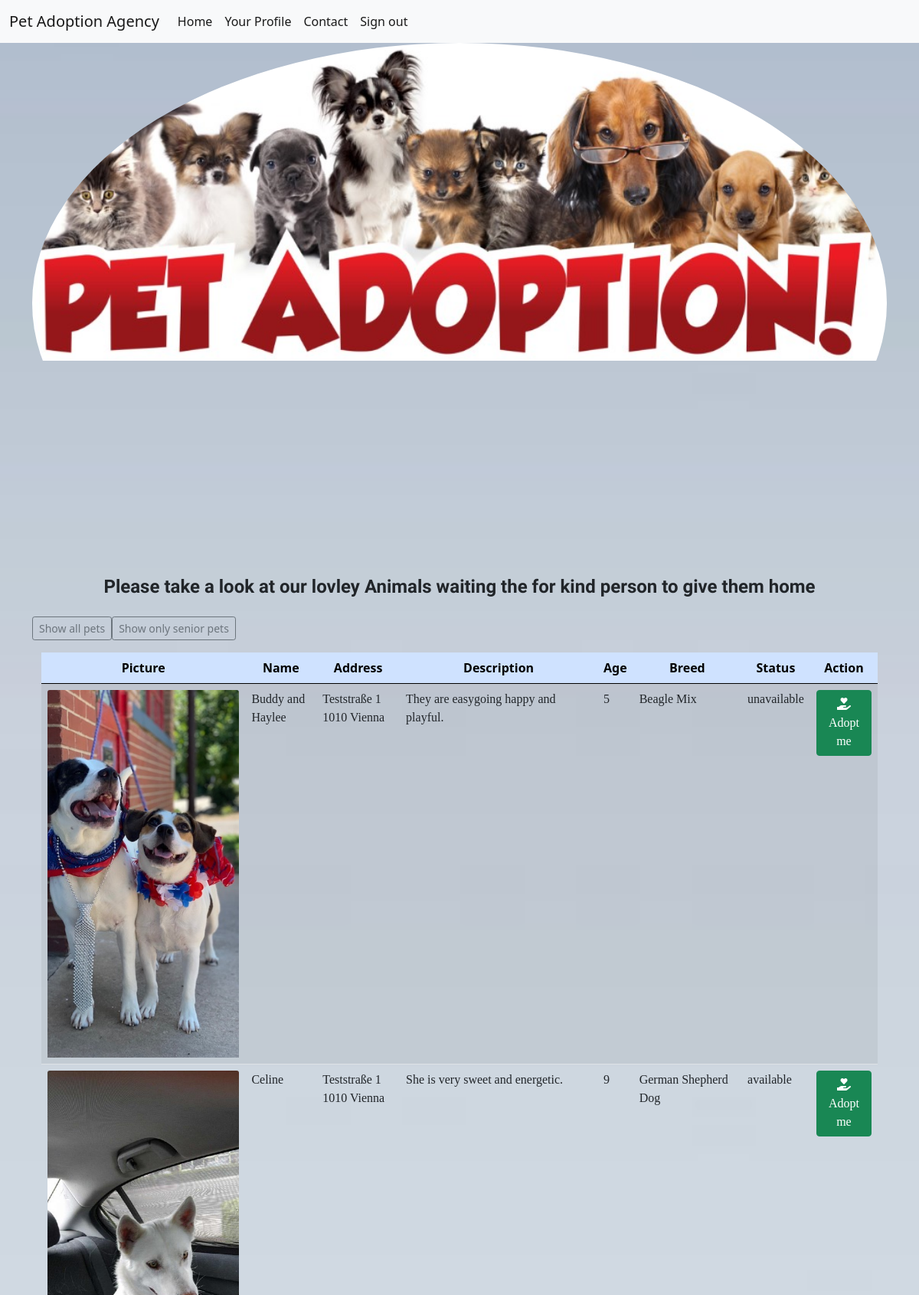
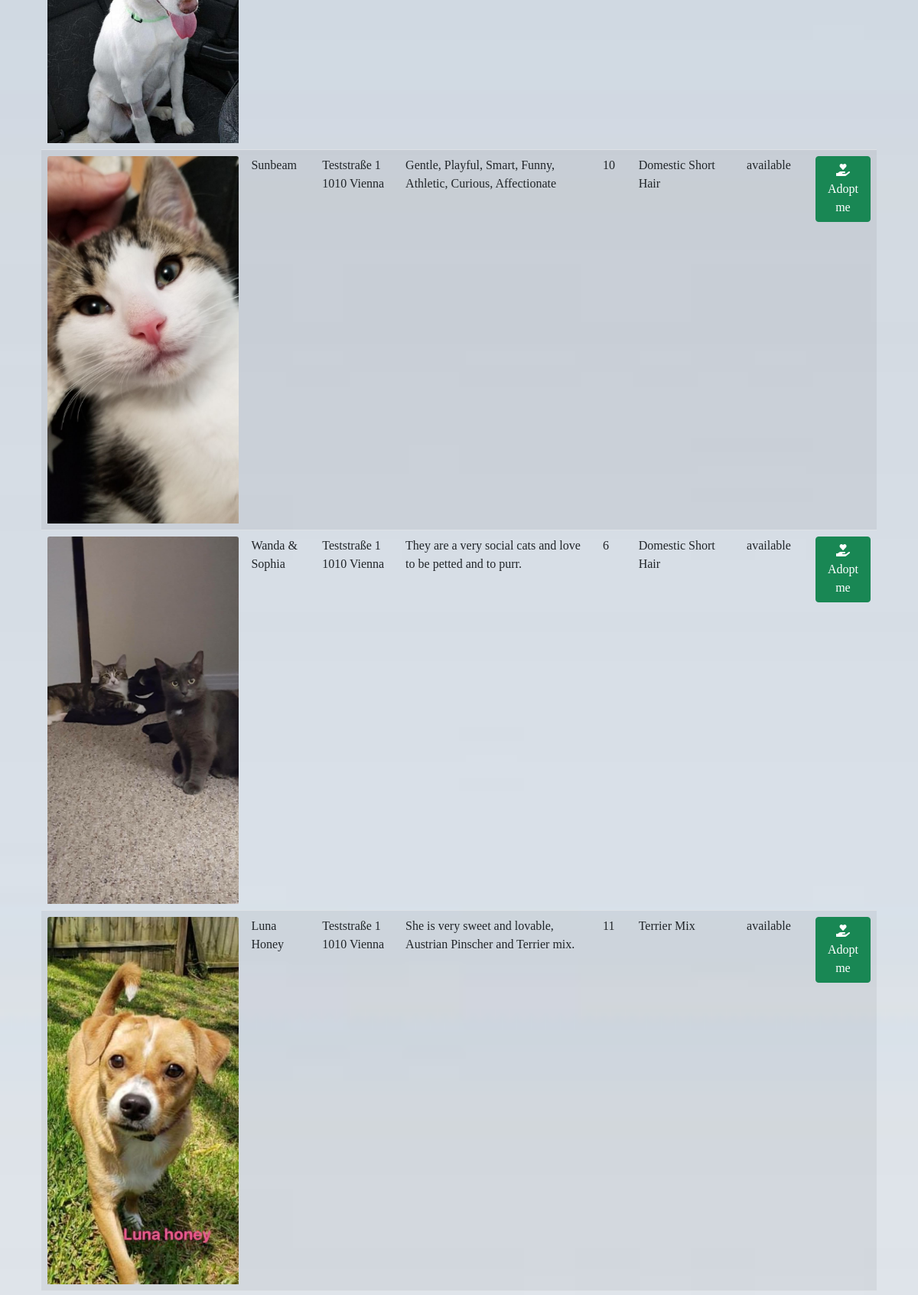
The page /home.php (signed in, upper part) on the database its author committed (2 pictures, top to bottom).
### tables this page shows
CREATE TABLE `animals` (
  `animal_id` int(11) NOT NULL,
  `name` varchar(255) NOT NULL,
  `picture` varchar(255) DEFAULT NULL,
  `petaddress` varchar(255) NOT NULL,
  `description` varchar(255) NOT NULL,
  `size` enum('small','big') NOT NULL,
  `age` varchar(255) NOT NULL,
  `hobbies` varchar(255) NOT NULL,
  `breed` varchar(255) NOT NULL,
  `status` enum('available','unavailable') NOT NULL
);

### home.php (the view, shortened to what this page needs)
<?php
require_once 'components/db_connect.php';
if(isset($_GET['Senior'])){
    $sql = "SELECT * FROM animals where age >= 8 ";
}else{
    $sql = "SELECT * FROM animals";
}
$result = mysqli_query($connect ,$sql);
$tbody='';
if(mysqli_num_rows($result)  > 0) {
    while($row = mysqli_fetch_array($result, MYSQLI_ASSOC)){
        $tbody .= "<tr>
            <td><img src='products/pictures/".$row['picture']."' class='card-img-top' alt='...'></td>
              <td>" .$row['name']."</td>
              <td>" .$row['petaddress']."</td>
              <td>" .$row['description']."</td>
              <td>" .$row['age']."</td>
              <td>" .$row['breed']."</td>
              <td>" .$row['status']."</td>
              <td>
                <a href='info.php?animal_id=" .$row['animal_id']."'><button class='btn btn-success' type='button' title='Adopt Pet'><i class='fas fa-hand-holding-heart'></i> Adopt <br> me</button></a>
              </td>
        </tr>
      ";
    };
} else {
    $tbody =  "<tr><td colspan='5'><center>No Data Available </center></td></tr>";
}
?>
<!DOCTYPE html>
<html lang="en">
<head>
<link rel="stylesheet" href="style/style.css">
<?php require_once 'components/boot.php'?>
</head>
<body>
<?php require_once 'components/navigation1.php'?>
    <div class="container text-center ">
    <h4 class="title mb-3" > Please take a look at our lovley Animals waiting the for kind person to give them home</h4>
    <div class="d-flex justify-content-start mt-4 mb-3">
     <a href="home.php"  class="btn btn-outline-secondary btn-sm ">Show all pets </a>
     <a href="home.php?Senior='Senior'" class="btn btn-outline-secondary btn-sm"  role="button">Show only senior pets </a>
     </div>
     <div class="container">
            <table class='table table-striped'>
                <thead class='table-style table-primary'>
                    <tr>
                        <th>Picture</th>
                        <th>Name</th>
                        <th>Address</th>
                        <th>Description</th>
                        <th>Age</th>
                        <th>Breed</th>
                        <th>Status</th>
                        <th>Action</th>
                    </tr>
                </thead>
                <tbody>
                    <?= $tbody;?>
                </tbody>
            </table>
            </div>
         </div>
</body>
</html>

### style/style.css (style rules this page uses)
tr { text-align: center; }
td, th { padding: 6px; border: 1px solid #ccc; text-align: left; }
td { font-family: "Segoe UI, sans-serif"; }
img { width: 150px; }
a:link, a:visited { text-decoration: none; }
.card-img-top { margin: 0 auto; width: 100%; height: 30rem; object-fit:cover; }
.title { font-family: 'Kaisei Decol', serif; font-weight: bolder; }
body { background-image: url("../pictures/body.jpg"); background-repeat: no-repeat; background-size: cover; background-attachment: fixed; }

### rows shown on the page
animals: picture (picture), name "Buddy and Haylee", petaddress "Teststraße 1 1010 Vienna", description "They are easygoing happy and playful.", age "5", breed "Beagle Mix", status "unavailable"
animals: picture (picture), name "Celine", petaddress "Teststraße 1 1010 Vienna", description "She is very sweet and energetic.", age "9", breed "German Shepherd Dog", status "available"
animals: picture (picture), name "Sunbeam", petaddress "Teststraße 1 1010 Vienna", description "Gentle, Playful, Smart, Funny, Athletic, Curious, Affectionate", age "10", breed "Domestic Short Hair", status "available"
animals: picture (picture), name "Wanda & Sophia", petaddress "Teststraße 1 1010 Vienna", description "They are a very social cats and love to be petted and to purr.", age "6", breed "Domestic Short Hair", status "available"
animals: picture (picture), name "Luna Honey", petaddress "Teststraße 1 1010 Vienna", description "She is very sweet and lovable, Austrian Pinscher and Terrier mix.", age "11", breed "Terrier Mix", status "available"
